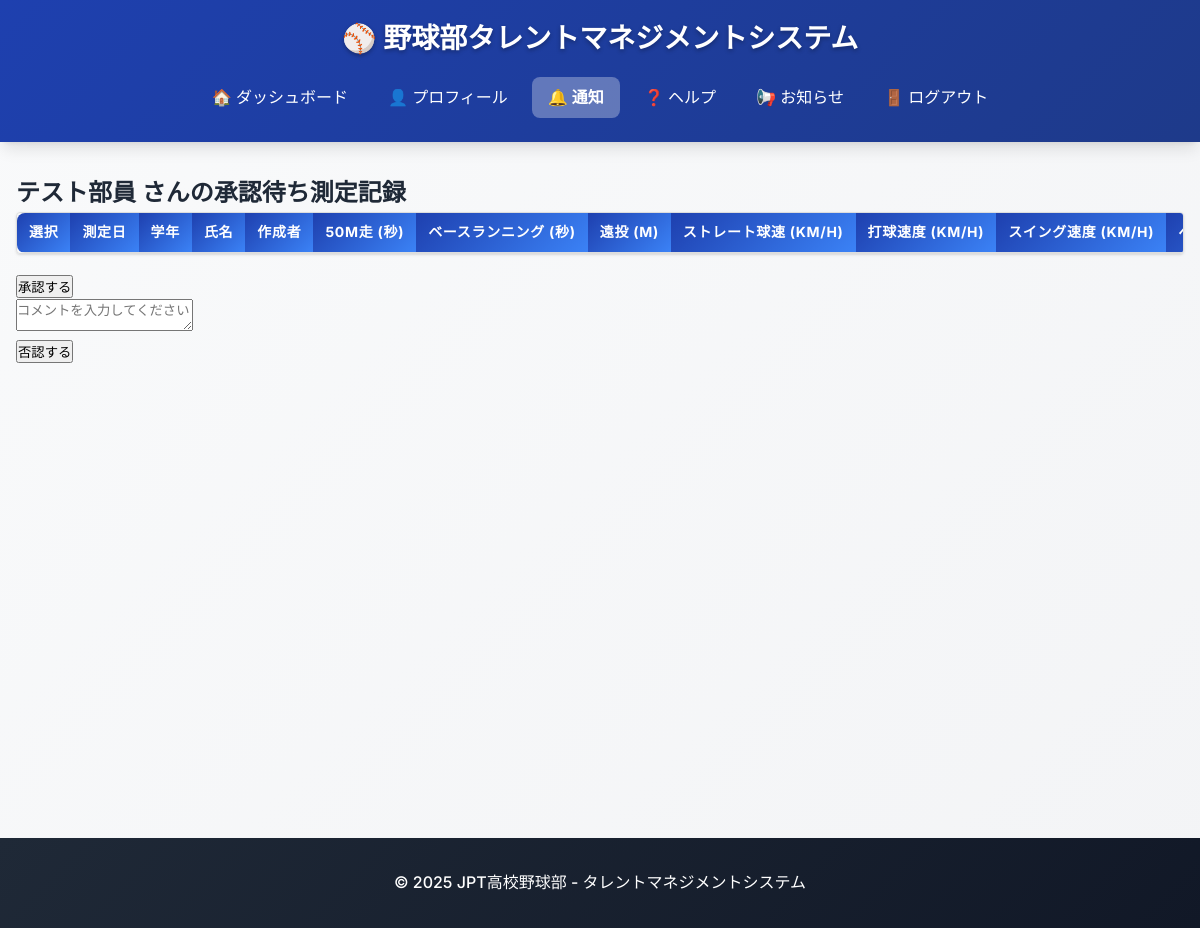
The app's page /notice/my/notice (signed in) with its own data.
### db_models.py (models this page shows, shortened)
class User(db.Model, UserMixin):
    __tablename__ = 'users'
    user_id = db.Column(db.Integer, primary_key=True)
    fs_uniquifier = db.Column(db.String(64), unique=True, nullable=False, default=lambda: str(uuid.uuid4()))  # 追加
    name = db.Column(db.String(100), nullable=False)
    password_hash = db.Column(db.String(200), nullable=False)
    grade = db.Column(db.Integer, nullable=True)
    is_active = db.Column(db.Boolean, default=True)
    team_status = db.Column(db.Boolean, default=False)
    created_at = db.Column(db.DateTime, default=lambda: datetime.now(tz=ZoneInfo('Asia/Tokyo')))
    updated_at = db.Column(db.DateTime, default=lambda: datetime.now(tz=ZoneInfo('Asia/Tokyo')),
                           onupdate=lambda: datetime.now(tz=ZoneInfo('Asia/Tokyo')))
    roles = db.relationship('Role', secondary='user_roles', backref=db.backref('users', lazy='dynamic'))
    def get_id(self):
        return str(self.user_id)  # Flask-Login 用の get_id()
    def has_any_role(self, *roles):
        return any(role.name in roles for role in self.roles)

class MeasurementType(db.Model):
    __tablename__ = 'measurement_types'
    id = db.Column(db.Integer, primary_key=True)
    name = db.Column(db.String(50), unique=True, nullable=False)  # プログラム内で使用する識別子 (例: 'run_50m')
    display_name = db.Column(db.String(100), nullable=False)  # 表示用名称 (例: '50m走')
    unit = db.Column(db.String(20))  # 単位 (例: '秒', 'km/h', 'm')
    evaluation_direction = db.Column(                            # 評価方向
        db.Enum('asc', 'desc', name='evaluation_direction_enum'),
        nullable=False,
        default='asc'
    )
    description = db.Column(db.Text)  # 説明文 (任意)

### blueprints/notice.py (the view)
@notice_bp.route('/my/notice')
@login_required
@roles_accepted("administer", "member", "manager", "coach")
def notice():
    user_id = current_user.get_id()
    user = db.session.get(User, user_id)
    measurement_types = MeasurementType.query.all()
    if current_user.has_role("member"):
        records = MeasurementRecord.query.filter_by(user_id=user_id, status='draft').all()
    if current_user.has_any_role("coach", "administer"):
        records = MeasurementRecord.query.filter_by(status='pending_coach').all()
    if current_user.has_role("manager"):
        records = MeasurementRecord.query.filter_by(created_by=current_user.user_id, status='rejected').all()
    return render_template('notice.html',
                           user=user,
                           records=records,
                           measurement_types=measurement_types
                           )

### app/app.py (called while the page is built)
@login_manager.user_loader
def load_user(user_id):
    return db.session.get(User, int(user_id))

@app.context_processor
def inject_measurement_data():
    if not current_user.is_authenticated:
        return {}
    notice_cnt = 0
    if current_user.has_any_role("manager"):
        notice_cnt = MeasurementRecord.query.filter_by(created_by=current_user.user_id, status='rejected').count()
    elif current_user.has_any_role("member"):
        notice_cnt = MeasurementRecord.query.filter_by(user_id=current_user.user_id, status='draft').count()
    elif current_user.has_any_role("coach"):
        notice_cnt = MeasurementRecord.query.filter_by(status='pending_coach').count()
    return {
        "notice_cnt": notice_cnt
    }

### app/templates/notice.html (shortened to what this page needs)
{% extends "base.html" %}
{% block content %}
<h2>{{ user.name }} さんの承認待ち測定記録</h2>
<form method="POST" action="{{ url_for('notice.approve_records') }}">
    <div class="table-container">
        <table id="noticeRecordsTable" class="member-table display">
            <thead>
                <tr>
                    <th>選択</th>
                    <th>測定日</th>
                    <th>学年</th>
                    <th>氏名</th>
                    <th>作成者</th>
                    {% for type in measurement_types %}
                    <th>{{ type.display_name }} ({{ type.unit }})</th>
                    {% endfor %}
                </tr>
            </thead>
        </table>
    </div>
  <button type="submit" name="action" value="approve">承認する</button><br>
  {% if current_user.has_any_role('member', 'coach', 'administer') %}
    <textarea name="comment" placeholder="コメントを入力してください"></textarea><br>
    <button type="submit" name="action" value="reject">否認する</button>
  {% endif %}
</form>
<link rel="stylesheet" type="text/css" href="https://cdn.datatables.net/2.0.8/css/dataTables.dataTables.min.css">
{% endblock %}

### app/static/styles.css (style rules this page uses)
:root { --primary-color: #1e40af; --primary-light: #3b82f6; --primary-dark: #1e3a8a; --secondary-color: #dc2626; --secondary-light: #ef4444; --secondary-dark: #b91c1c; --accent-color: #f59e0b; --accent-light: #fbbf24; --white: #ffffff; --gray-50: #f9fafb; --gray-100: #f3f4f6; --gray-200: #e5e7eb; --gray-300: #d1d5db; --gray-400: #9ca3af; --gray-500: #6b7280; --gray-600: #4b5563; --gray-700: #374151; --gray-800: #1f2937; --gray-900: #111827; --success: #10b981; --warning: #f59e0b; --error: #ef4444; --info: #3b82f6; --shadow-sm: 0 1px 2px 0 rgb(0 0 0 / 0.05); --shadow: 0 1px 3px 0 rgb(0 0 0 / 0.1), 0 1px 2px -1px rgb(0 0 0 / 0.1); --shadow-md: 0 4px 6px -1px rgb(0 0 0 / 0.1), 0 2px 4px -2px rgb(0 0 0 / 0.1); --shadow-lg: 0 10px 15px -3px rgb(0 0 0 / 0.1), 0 4px 6px -4px rgb(0 0 0 / 0.1); --radius-sm: 0.375rem; --radius: 0.5rem; --radius-md: 0.75rem; --radius-lg: 1rem; --transition: all 0.2s ease-in-out; }
* { margin: 0; padding: 0; box-sizing: border-box; }
html { font-size: 16px; scroll-behavior: smooth; }
body { font-family: 'Inter', 'Segoe UI', Tahoma, Geneva, Verdana, sans-serif; line-height: 1.6; color: var(--gray-800); background: linear-gradient(135deg, var(--gray-50) 0%, var(--gray-100) 100%); min-height: 100vh; }
.table-container { overflow-x: auto; border-radius: var(--radius); box-shadow: var(--shadow); }
table { width: 100%; border-collapse: collapse; background: var(--white); border-radius: var(--radius); overflow: hidden; }
table th, table td { padding: 1rem; text-align: left; border-bottom: 1px solid var(--gray-200); }
table th { background: linear-gradient(135deg, var(--primary-color) 0%, var(--primary-light) 100%); color: var(--white); font-weight: 600; text-transform: uppercase; font-size: 0.875rem; letter-spacing: 0.05em; }

### app/templates/notice.html (style rules this page uses)
.table-container { width: 100%; overflow-x: auto; margin-bottom: 20px; border: 1px solid #ddd; border-radius: 4px; }
#noticeRecordsTable { width: 100%; min-width: 800px; border-collapse: collapse; background-color: white; }
#noticeRecordsTable th, #noticeRecordsTable td { padding: 8px 12px; text-align: left; border-bottom: 1px solid #ddd; white-space: nowrap; }
#noticeRecordsTable th { background-color: #f8f9fa; font-weight: bold; position: sticky; top: 0; z-index: 10; }

### records on screen
User: name "テスト部員"
MeasurementType: display_name "50M走", unit "秒"
MeasurementType: display_name "ベースランニング", unit "秒"
MeasurementType: display_name "遠投", unit "M"
MeasurementType: display_name "ストレート球速", unit "KM/H"
MeasurementType: display_name "打球速度", unit "KM/H"
MeasurementType: display_name "スイング速度", unit "KM/H"
